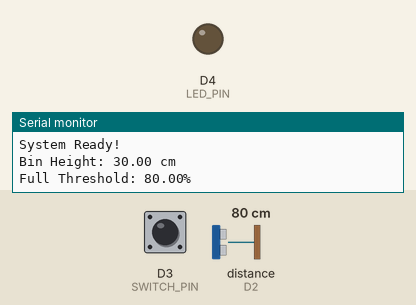
Bench run of a sketch on a simulated ESP8266 (NodeMCU). Shown: output pins drawn as LEDs (lit = HIGH), the last lines printed to the serial monitor. Wiring (inferred from the names in the program): ultrasonic range finder: trigger D1; echo D2. Inputs (shaded band) come from the test bench; at power-on: distance to the obstacle (sensor on D2) 80 cm, D3 (SWITCH_PIN) HIGH. The echo pulse lasts 58.3 µs per cm; WiFi joins after 1.5 s; servers stay silent unless stated; pins used as bus, display or sensor lines are not drawn.

Above: at 3.1 s.
3.2 s: distance to the obstacle (sensor on D2) set to 7 cm
5.4 s: distance to the obstacle (sensor on D2) set to 4 cm
At 7.0 s:
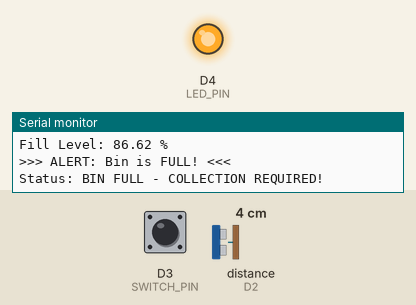
10.4 s: distance to the obstacle (sensor on D2) set to 9 cm
At 12.7 s:
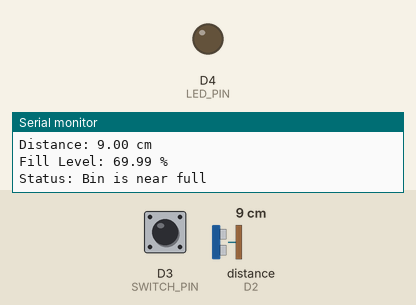
13.4 s: distance to the obstacle (sensor on D2) set to 2 cm
At 14.2 s:
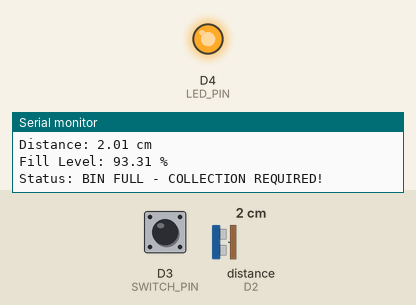
Timing chart, 0 to 16.4 s (numbered marks = the images above; inputs shaded):
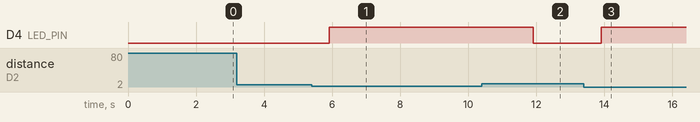

The sketch:

smart_bin_monitor.ino
```cpp
/*
 * Smart Garbage Monitoring System
 * Using NodeMCU ESP8266 + Ultrasonic Sensor + Blynk IoT
 *
 * Project by: Janvi Bajpai & Khushi Sahu
 * MIT-WPU Pune
 */

// ==================== LIBRARIES ====================
#define BLYNK_PRINT Serial
#include <ESP8266WiFi.h>
#include <BlynkSimpleEsp8266.h>

// ==================== BLYNK CREDENTIALS ====================
// Get these from Blynk App
char auth[] = "YOUR_BLYNK_AUTH_TOKEN";  // Replace with your Auth Token

// ==================== WIFI CREDENTIALS ====================
char ssid[] = "YOUR_WIFI_NAME";         // Replace with your WiFi name
char pass[] = "YOUR_WIFI_PASSWORD";     // Replace with your WiFi password

// ==================== PIN DEFINITIONS ====================
#define TRIG_PIN D1      // Ultrasonic Trigger pin
#define ECHO_PIN D2      // Ultrasonic Echo pin
#define LED_PIN  D4      // Optional LED for local indication
#define SWITCH_PIN D3    // Manual switch (optional)

// ==================== CONSTANTS ====================
#define BIN_HEIGHT 30.0          // Height of garbage bin in cm (adjust as needed)
#define FULL_THRESHOLD 80.0      // Percentage at which bin is considered full
#define NEAR_FULL_THRESHOLD 60.0 // Percentage at which bin is near full
#define EMPTY_THRESHOLD 20.0     // Percentage below which bin is considered empty

// ==================== GLOBAL VARIABLES ====================
float distance = 0.0;
float fillPercentage = 0.0;
bool alertSent = false;
bool nearFullAlertSent = false;
unsigned long lastMillis = 0;
const long interval = 2000;  // Read sensor every 2 seconds

// Blynk Virtual Pins
#define VPIN_DISTANCE    V0   // Distance in cm
#define VPIN_FILL_LEVEL  V1   // Fill level percentage
#define VPIN_STATUS      V2   // Status text
#define VPIN_ALERT       V3   // Alert notification
#define VPIN_GAUGE       V4   // Gauge widget

BlynkTimer timer;

// ==================== SETUP ====================
void setup() {
  Serial.begin(115200);
  delay(100);

  Serial.println("\n=================================");
  Serial.println("Smart Garbage Monitoring System");
  Serial.println("=================================");

  // Initialize pins
  pinMode(TRIG_PIN, OUTPUT);
  pinMode(ECHO_PIN, INPUT);
  pinMode(LED_PIN, OUTPUT);
  pinMode(SWITCH_PIN, INPUT_PULLUP);

  digitalWrite(TRIG_PIN, LOW);
  digitalWrite(LED_PIN, LOW);

  // Connect to WiFi and Blynk
  Serial.print("Connecting to WiFi: ");
  Serial.println(ssid);

  Blynk.begin(auth, ssid, pass);

  // Setup timer to read sensor periodically
  timer.setInterval(interval, readSensor);

  Serial.println("System Ready!");
  Serial.println("Bin Height: " + String(BIN_HEIGHT) + " cm");
  Serial.println("Full Threshold: " + String(FULL_THRESHOLD) + "%");
}

// ==================== MAIN LOOP ====================
void loop() {
  Blynk.run();
  timer.run();

  // Check manual switch (optional)
  if (digitalRead(SWITCH_PIN) == LOW) {
    // Manual override - force read
    readSensor();
    delay(500);
  }
}

// ==================== SENSOR READING FUNCTION ====================
void readSensor() {
  // Send trigger pulse
  digitalWrite(TRIG_PIN, LOW);
  delayMicroseconds(2);
  digitalWrite(TRIG_PIN, HIGH);
  delayMicroseconds(10);
  digitalWrite(TRIG_PIN, LOW);

  // Read echo pulse (timeout after 30ms)
  long duration = pulseIn(ECHO_PIN, HIGH, 30000);

  // Calculate distance (speed of sound = 343 m/s = 0.0343 cm/µs)
  // Distance = (time × speed) / 2 (divide by 2 for round trip)
  distance = duration * 0.0343 / 2.0;

  // Validate reading
  if (distance <= 0 || distance > BIN_HEIGHT + 10) {
    Serial.println("Invalid sensor reading - retrying...");
    return;
  }

  // Calculate fill percentage
  // When bin is empty, distance = BIN_HEIGHT (sensor to bottom)
  // When bin is full, distance = 0 (sensor to garbage)
  fillPercentage = ((BIN_HEIGHT - distance) / BIN_HEIGHT) * 100.0;

  // Constrain between 0 and 100
  if (fillPercentage < 0) fillPercentage = 0;
  if (fillPercentage > 100) fillPercentage = 100;

  // Print to Serial Monitor
  Serial.println("---------------------------------");
  Serial.print("Distance: ");
  Serial.print(distance);
  Serial.println(" cm");
  Serial.print("Fill Level: ");
  Serial.print(fillPercentage);
  Serial.println(" %");

  // Determine status
  String status;
  if (fillPercentage >= FULL_THRESHOLD) {
    status = "BIN FULL - COLLECTION REQUIRED!";
    digitalWrite(LED_PIN, HIGH);  // LED ON when full

    // Send alert only once when bin becomes full
    if (!alertSent) {
      Blynk.logEvent("bin_full", "Garbage bin is FULL! Immediate collection required.");
      alertSent = true;
      nearFullAlertSent = true;  // Prevent near-full alert after full
      Serial.println(">>> ALERT: Bin is FULL! <<<");
    }
  }
  else if (fillPercentage >= NEAR_FULL_THRESHOLD) {
    status = "Bin is near full";
    digitalWrite(LED_PIN, LOW);

    if (!nearFullAlertSent && !alertSent) {
      Blynk.logEvent("bin_near_full", "Garbage bin is nearing full capacity. Plan collection soon.");
      nearFullAlertSent = true;
      Serial.println(">>> NOTICE: Bin is near full <<<");
    }
  }
  else if (fillPercentage <= EMPTY_THRESHOLD) {
    status = "Bin is empty";
    digitalWrite(LED_PIN, LOW);

    // Reset alerts when bin is emptied
    if (alertSent || nearFullAlertSent) {
      alertSent = false;
      nearFullAlertSent = false;
      Serial.println(">>> Bin has been emptied. Alerts reset. <<<");
    }
  }
  else {
    status = "Bin is partially filled";
    digitalWrite(LED_PIN, LOW);
    nearFullAlertSent = false;  // Reset near-full alert if level drops
  }

  Serial.print("Status: ");
  Serial.println(status);

  // Send data to Blynk
  Blynk.virtualWrite(VPIN_DISTANCE, distance);
  Blynk.virtualWrite(VPIN_FILL_LEVEL, fillPercentage);
  Blynk.virtualWrite(VPIN_STATUS, status);
  Blynk.virtualWrite(VPIN_GAUGE, fillPercentage);

  // Send alert to Blynk notification
  if (fillPercentage >= FULL_THRESHOLD && alertSent) {
    Blynk.virtualWrite(VPIN_ALERT, 255);  // Turn on alert LED widget
  } else {
    Blynk.virtualWrite(VPIN_ALERT, 0);    // Turn off alert LED widget
  }
}

// ==================== BLYNK CONNECTION HANDLER ====================
BLYNK_CONNECTED() {
  Serial.println("Connected to Blynk!");
  Blynk.syncAll();  // Sync all virtual pins
}

// ==================== MANUAL CONTROL FROM BLYNK APP ====================
BLYNK_WRITE(V5) {
  int pinValue = param.asInt();
  if (pinValue == 1) {
    Serial.println("Manual reading triggered from Blynk");
    readSensor();
  }
}

// ==================== OPTIONAL: RESET ALERTS ====================
BLYNK_WRITE(V6) {
  int resetValue = param.asInt();
  if (resetValue == 1) {
    alertSent = false;
    nearFullAlertSent = false;
    Serial.println("Alerts reset manually from Blynk");
  }
}
```

Measured:
- the behaviour switches between 6 and 5 cm on distance to the obstacle (sensor on D2) (found by bisection; images 0 and 1)
- after the input at 5.4 s, D4 (LED_PIN): LOW → HIGH after 0.51 s
- after the input at 10.4 s, D4 (LED_PIN): HIGH → LOW after 1.5 s
- after the input at 13.4 s, D4 (LED_PIN): LOW → HIGH after 0.51 s
